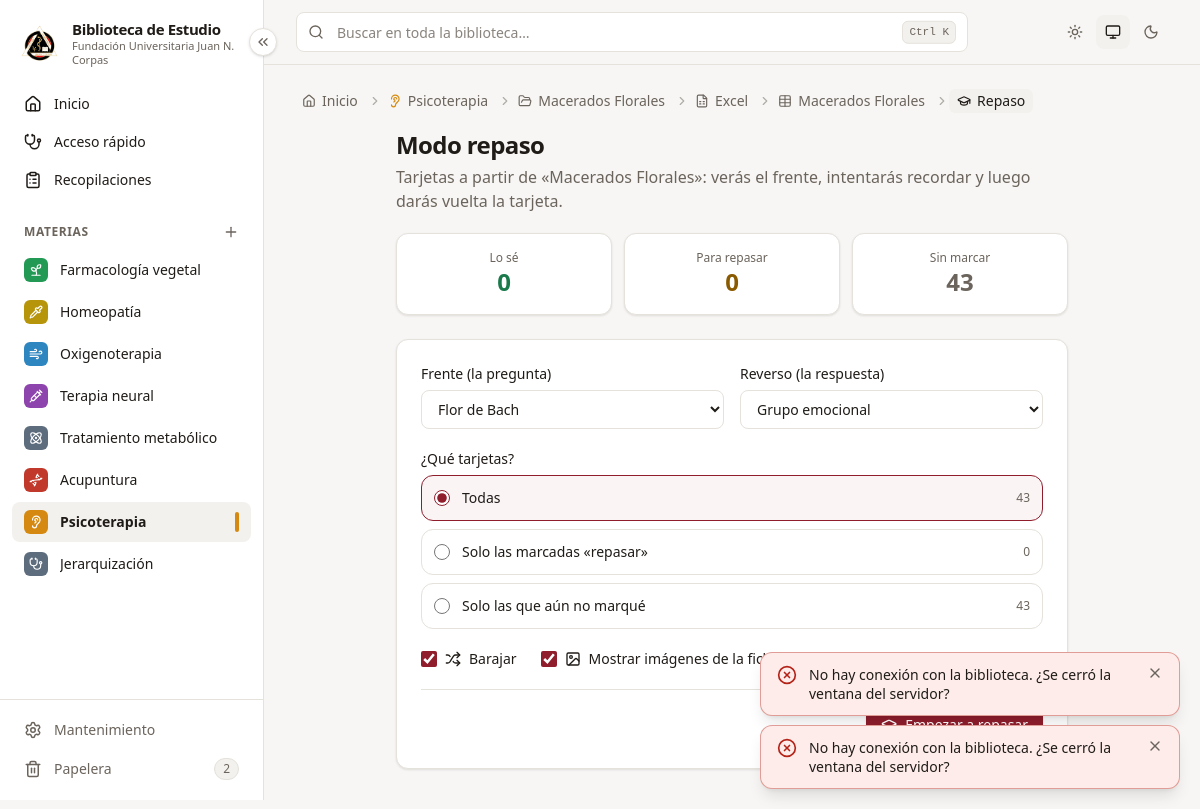
The app's page /tablas/1/repaso with its own data.
### tables this page shows
CREATE TABLE materias (
        id           INTEGER PRIMARY KEY,
        nombre       TEXT    NOT NULL,
        slug         TEXT    NOT NULL,
        descripcion  TEXT    NOT NULL DEFAULT '',
        color        TEXT    NOT NULL,
        icono        TEXT    NOT NULL,
        orden        INTEGER NOT NULL DEFAULT 0,
        archivada    INTEGER NOT NULL DEFAULT 0,
        papelera_id  INTEGER,
        creado       TEXT    NOT NULL,
        actualizado  TEXT    NOT NULL
    );

CREATE TABLE componentes (
        id           INTEGER PRIMARY KEY,
        materia_id   INTEGER NOT NULL REFERENCES materias(id) ON DELETE CASCADE,
        padre_id     INTEGER REFERENCES componentes(id) ON DELETE CASCADE,
        nombre       TEXT    NOT NULL,
        slug         TEXT    NOT NULL,
        descripcion  TEXT    NOT NULL DEFAULT '',
        tipos        TEXT    NOT NULL DEFAULT '[]',
        orden        INTEGER NOT NULL DEFAULT 0,
        papelera_id  INTEGER,
        creado       TEXT    NOT NULL,
        actualizado  TEXT    NOT NULL
    );

CREATE TABLE tablas (
        id                INTEGER PRIMARY KEY,
        componente_id     INTEGER NOT NULL REFERENCES componentes(id) ON DELETE CASCADE,
        nombre            TEXT    NOT NULL,
        archivo           TEXT    NOT NULL,      -- relativo a la carpeta del componente: "excel/Atlas.xlsx"
        archivo_original  TEXT    NOT NULL,
        hoja              TEXT,                  -- NULL en CSV
        fila_encabezado   INTEGER NOT NULL,
        dos_filas         INTEGER NOT NULL DEFAULT 0,
        columnas          TEXT    NOT NULL,      -- JSON [{"clave","nombre","origen","ancho"}]
        columna_titulo    TEXT    NOT NULL,      -- clave de la columna título
        columna_clave     TEXT,                  -- clave para emparejar al actualizar (NULL = la del título)
        hash              TEXT    NOT NULL,
        orden             INTEGER NOT NULL DEFAULT 0,
        papelera_id       INTEGER,
        creado            TEXT    NOT NULL,
        actualizado       TEXT    NOT NULL
    );

### app/routers/extras.py (the view)
@router.get("/tablas/{tabla_id}/repaso")
def configurar_repaso(request: Request, tabla_id: int, con: sqlite3.Connection = Depends(obtener_db)):
    t = tab.obtener(con, tabla_id)
    comp = bib.obtener_componente(con, t.componente_id)
    otras = [c["clave"] for c in t.columnas if c["clave"] != t.columna_titulo]
    return pagina(request, con, "paginas/repaso_configurar.html", tabla=t, resumen=repaso.resumen(con, t.id),
                  cuales=repaso.CUALES, frente=t.columna_titulo, reverso=otras[0] if otras else "",
                  materia_activa=comp.materia_id,
                  migas=_migas_componente(con, comp.id, "excel") + [{"texto": t.nombre, "url": f"/tablas/{t.id}", "icono": "table"},
                                                                    {"texto": "Repaso", "icono": "graduation-cap"}])

### app/templates/paginas/repaso_configurar.html (shortened to what this page needs)
{% extends "base.html" %}
{% from "macros.html" import icono %}
{% block contenido %}
<div class="mx-auto max-w-2xl">
  <h1 class="text-2xl font-bold tracking-tight">Modo repaso</h1>
  <p class="mt-1 text-tenue">Tarjetas a partir de «{{ tabla.nombre }}»: verás el frente, intentarás recordar y luego darás vuelta la tarjeta.</p>
  <dl class="mt-5 grid grid-cols-3 gap-3">
    {% for valor, nombre, color in [(resumen.lo_se, "Lo sé", "text-exito"), (resumen.repasar, "Para repasar", "text-alerta"), (resumen.sin_marcar, "Sin marcar", "text-tenue")] %}
    <div class="tarjeta p-4 text-center"><dt class="text-xs text-tenue">{{ nombre }}</dt><dd class="text-2xl font-bold {{ color }}">{{ valor }}</dd></div>
    {% endfor %}
  </dl>
  <form action="/tablas/{{ tabla.id }}/repaso/sesion" method="get" class="tarjeta mt-6 flex flex-col gap-5 p-6">
    <div class="grid gap-4 sm:grid-cols-2">
      <div><label class="etiqueta" for="r-frente">Frente (la pregunta)</label>
        <select id="r-frente" name="frente" class="campo">
          {% for c in tabla.columnas %}<option value="{{ c.clave }}" {{ "selected" if c.clave == frente }}>{{ c.nombre }}</option>{% endfor %}
        </select></div>
      <div><label class="etiqueta" for="r-reverso">Reverso (la respuesta)</label>
        <select id="r-reverso" name="reverso" class="campo">
          {% for c in tabla.columnas %}<option value="{{ c.clave }}" {{ "selected" if c.clave == reverso }}>{{ c.nombre }}</option>{% endfor %}
        </select></div>
    </div>
    <fieldset>
      <legend class="etiqueta">¿Qué tarjetas?</legend>
      <div class="flex flex-col gap-2">
        {% for id, nombre in cuales.items() %}
        <label class="flex cursor-pointer items-center gap-3 rounded-xl border border-borde p-3 text-sm has-[:checked]:border-marca has-[:checked]:bg-marca-suave/50">
          <input type="radio" name="cuales" value="{{ id }}" class="size-4 accent-[var(--marca)]" {{ "checked" if loop.first }}>{{ nombre }}
          <span class="ml-auto text-xs text-tenue">{{ resumen.total if id == "todas" else resumen.repasar if id == "repasar" else resumen.sin_marcar }}</span>
        </label>
        {% endfor %}
      </div>
    </fieldset>
    <div class="flex flex-wrap gap-x-6 gap-y-2 text-sm">
      <label class="flex cursor-pointer items-center gap-2"><input type="checkbox" name="barajar" value="true" checked class="size-4 accent-[var(--marca)]">{{ icono("shuffle", "size-4") }}Barajar</label>
      <label class="flex cursor-pointer items-center gap-2"><input type="checkbox" name="imagenes" value="true" checked class="size-4 accent-[var(--marca)]">{{ icono("image", "size-4") }}Mostrar imágenes de la ficha en el reverso</label>
    </div>
    <div class="flex flex-wrap items-center justify-between gap-3 border-t border-borde pt-4">
      <button class="btn-primario">{{ icono("graduation-cap") }}Empezar a repasar</button>
    </div>
  </form>
</div>
{% endblock %}

### app/templates/macros.html (shortened to what this page needs)
{% macro icono(nombre, clase="size-4") -%}
<svg class="ic {{ clase }}" aria-hidden="true"><use href="{{ SPRITE }}#{{ nombre }}"/></svg>
{%- endmacro %}
{% macro migas(items) -%}
{% if items %}
{% set total = items|length %}
<nav aria-label="Ruta" class="mb-4 text-sm text-tenue" x-data="{ todo: false }">
  <ol class="flex flex-wrap items-center gap-x-1 gap-y-1">
    <li class="flex items-center">
      <a href="/" class="inline-flex items-center gap-1.5 rounded-md px-1.5 py-0.5 hover:bg-superficie-2 hover:text-texto">{{ icono("house", "size-3.5") }}<span class="sr-only sm:not-sr-only">Inicio</span></a>
    </li>
    {% for m in items %}
    {% set intermedio = total > 2 and not loop.last and loop.index < total - 1 %}
    {% set texto = m.texto.split("\n")[0]|truncate(60, true, "…") %}
    <li class="{{ 'hidden sm:flex' if intermedio else 'flex' }} min-w-0 items-center" {% if intermedio %}:class="todo && '!flex'"{% endif %}>
      {{ icono("chevron-right", "size-3.5 shrink-0 opacity-50") }}
      {% if m.url %}
      <a href="{{ m.url }}" title="{{ m.texto }}"
         class="inline-flex max-w-[16rem] items-center gap-1.5 rounded-md px-1.5 py-0.5 hover:bg-superficie-2 hover:text-texto">{{ contenido }}</a>
      {% else %}
      <span class="inline-flex max-w-[22rem] items-center gap-1.5 rounded-md bg-superficie-2 px-2 py-0.5 font-medium text-texto"
            aria-current="page" title="{{ m.texto }}">{{ contenido }}</span>
      {% endif %}
    </li>
    {% endfor %}
  </ol>
</nav>
{% endif %}
{%- endmacro %}

### app/templates/parciales/barra_lateral.html (shortened to what this page needs)
{% from "macros.html" import icono %}
<aside class="barra-lateral sticky top-0 z-30 hidden h-screen shrink-0 flex-col border-r border-borde bg-superficie lg:flex" aria-label="Menú principal">
  <button type="button" class="boton-plegar absolute -right-3.5 top-7 z-10 grid size-7 place-items-center rounded-full border border-borde bg-superficie text-tenue shadow-sm hover:border-marca hover:text-marca"
          x-data @click="$store.menu.alternar()" :title="$store.menu.plegado ? 'Desplegar menú' : 'Replegar menú'"
          :aria-label="$store.menu.plegado ? 'Desplegar menú' : 'Replegar menú'">
    {{ icono("chevrons-left", "size-4 transition-transform") }}
  </button>
  <a href="/" class="item-menu flex items-center gap-3 px-5 pb-5 pt-5">
    <img src="/static/marca/logo-corpas.png" alt="Escudo de la {{ INSTITUCION }}" class="size-10 shrink-0 object-contain">
    <span class="solo-desplegado leading-tight">
      <strong class="block text-[15px] tracking-tight">{{ NOMBRE_APP }}</strong>
      <span class="block text-[11px] text-tenue">{{ INSTITUCION }}</span>
    </span>
  </a>
  <nav class="flex min-h-0 flex-1 flex-col gap-0.5 overflow-y-auto px-3 pb-3">
    {% set en_inicio = request.url.path == "/" %}
    <a href="/" title="Inicio" class="item-menu flex items-center gap-3 rounded-lg px-3 py-2 text-sm font-medium {{ 'bg-marca-suave text-marca' if en_inicio else 'text-texto hover:bg-superficie-2' }}">
      {{ icono("house", "size-[18px]") }}<span class="solo-desplegado">Inicio</span>
    </a>
    {% set en_dx = request.url.path.startswith("/acceso-rapido") %}
    <a href="/acceso-rapido" title="Acceso rápido por síntomas" class="item-menu flex items-center gap-3 rounded-lg px-3 py-2 text-sm font-medium {{ 'bg-marca-suave text-marca' if en_dx else 'text-texto hover:bg-superficie-2' }}">
      {{ icono("stethoscope", "size-[18px]") }}<span class="solo-desplegado">Acceso rápido</span>
    </a>
    {% set en_recop = request.url.path.startswith("/recopilaciones") %}
    <a href="/recopilaciones" title="Recopilaciones" class="item-menu flex items-center gap-3 rounded-lg px-3 py-2 text-sm font-medium {{ 'bg-marca-suave text-marca' if en_recop else 'text-texto hover:bg-superficie-2' }}">
      {{ icono("clipboard-list", "size-[18px]") }}<span class="solo-desplegado">Recopilaciones</span>
    </a>
    <div class="solo-desplegado mt-5 mb-1 flex items-center justify-between px-3">
      <span class="titulo-seccion">Materias</span>
      <button type="button" class="-mr-1 rounded-md p-1 text-tenue hover:bg-superficie-2 hover:text-marca" title="Nueva materia" aria-label="Nueva materia"
              hx-get="/materias/nueva" hx-target="#modal">{{ icono("plus") }}</button>
    </div>
    {% for m in materias_menu %}
      {% set activa = materia_activa|default(None) == m.id %}
      <a href="/materias/{{ m.id }}" title="{{ m.nombre }}"
         class="item-menu group flex items-center gap-3 rounded-lg px-3 py-2 text-sm {{ 'bg-superficie-2 font-semibold text-texto' if activa else 'text-texto hover:bg-superficie-2' }}">
        <span class="grid size-6 shrink-0 place-items-center rounded-md text-white" style="background: {{ m.color_hex }}">{{ icono(m.icono, "size-3.5") }}</span>
        <span class="solo-desplegado min-w-0 flex-1 truncate">{{ m.nombre }}</span>
        {% if activa %}<span class="solo-desplegado h-5 w-1 rounded-full" style="background: {{ m.color_hex }}"></span>{% endif %}
      </a>
    {% else %}
      <p class="solo-desplegado px-3 py-2 text-xs text-tenue">Aún no hay materias.</p>
    {% endfor %}
  </nav>
  <div class="flex flex-col gap-0.5 border-t border-borde p-3">
    <a href="/mantenimiento" title="Mantenimiento y respaldos"
       class="item-menu flex items-center gap-3 rounded-lg px-3 py-2 text-sm {{ 'bg-superficie-2 font-semibold' if request.url.path == '/mantenimiento' else 'text-tenue hover:bg-superficie-2 hover:text-texto' }}">
      {{ icono("settings", "size-[18px]") }}<span class="solo-desplegado flex-1">Mantenimiento</span>
    </a>
    <a href="/papelera" title="Papelera"
       class="item-menu flex items-center gap-3 rounded-lg px-3 py-2 text-sm {{ 'bg-superficie-2 font-semibold' if request.url.path == '/papelera' else 'text-tenue hover:bg-superficie-2 hover:text-texto' }}">
      {{ icono("trash-2", "size-[18px]") }}<span class="solo-desplegado flex-1">Papelera</span>
      {% if en_papelera %}<span class="solo-desplegado chip px-2">{{ en_papelera }}</span>{% endif %}
    </a>
  </div>
</aside>

### app/static/css/app.css (style rules this page uses)
:root { color-scheme:light;--fondo:#f7f6f4;--superficie:#fff;--superficie-2:#f3f1ee;--superficie-3:#e9e6e1;--borde:#e5e1db;--borde-fuerte:#d2ccc3;--texto:#1f1b17;--tenue:#6b645c;--marca:#8f1d2c;--marca-fuerte:#721421;--marca-suave:#f8eaec;--sobre-marca:#fff;--oro:#9c7716;--oro-suave:#f7efda;--exito:#1b7a4b;--exito-suave:#e2f3e9;--peligro:#b42318;--peligro-suave:#fdecea;--alerta:#8a5a00;--alerta-suave:#fff3d6;--sombra:0 1px 2px #1f1b170d, 0 1px 3px #1f1b170f;--sombra-alta:0 24px 60px #140c0838 }
.barra-lateral { width:16.5rem;transition:width .2s }

### records on screen
materias: nombre "Farmacología vegetal"
materias: nombre "Homeopatía"
materias: nombre "Oxigenoterapia"
materias: nombre "Terapia neural"
materias: nombre "Tratamiento metabólico"
materias: nombre "Acupuntura"
materias: nombre "Psicoterapia", contenido "Psicoterapia"
materias: nombre "Jerarquización"
componentes: nombre "Macerados Florales"
tablas: contenido "Macerados Florales", nombre "Macerados Florales"

### other values on screen
{{ NOMBRE_APP }} "Biblioteca de Estudio"
{{ INSTITUCION }} "Fundación Universitaria Juan N. Corpas"
{{ en_papelera }} "2"
{{ contenido }} "Excel"
{{ contenido }} "Repaso"
{{ nombre }} "Lo sé" "Para repasar" "Sin marcar"
{{ valor }} "0" "0" "43"
{{ nombre }} "Todas" "Solo las marcadas «repasar»" "Solo las que aún no marqué"
form field frente "Flor de Bach"
form field reverso "Grupo emocional"
